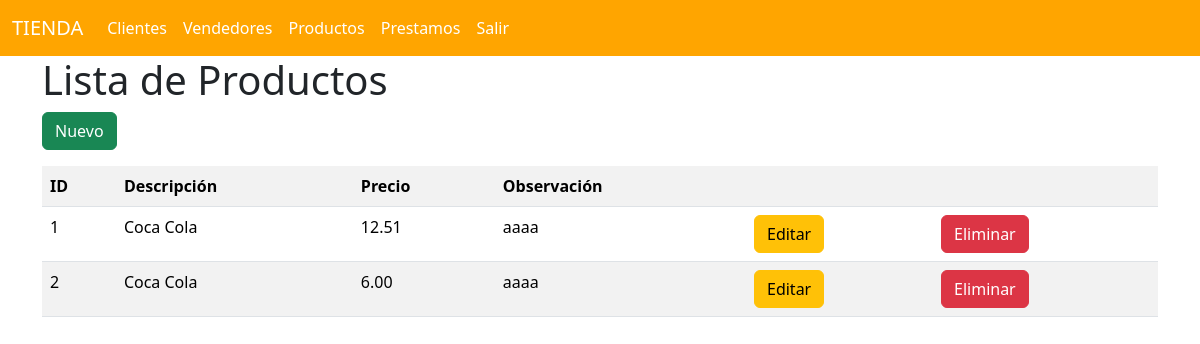
The app's page /productos/, older data.
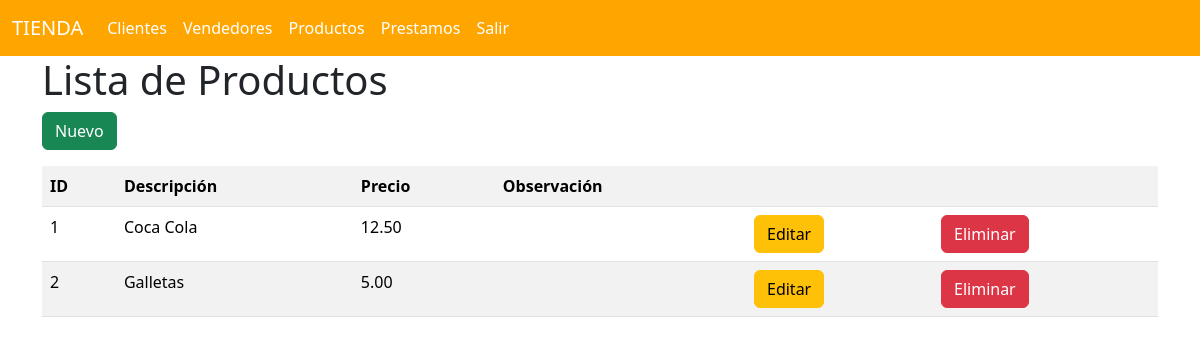
The same page, newer data.
### models/producto_model.py (models this page shows, shortened)
class Producto(db.Model):
    __tablename__ = "productos"
    id = db.Column(db.Integer, primary_key = True)
    descripcion = db.Column(db.String(100), nullable=False)
    precio = db.Column(db.Float(3,2), nullable=False)
    obs = db.Column(db.String(100), nullable=False)
    prestamos = db.relationship('Prestamo', back_populates='producto')
    @staticmethod
    def get_all():
        return Producto.query.all()

### controllers/producto_controller.py (the view)
@producto_bp.route("/")
def index():
    productos = Producto.get_all()
    return producto_view.list(productos)

### views/producto_view.py (called while the page is built)
def list(productos):
    return render_template('productos/index.html', productos=productos)

### templates/productos/index.html (shortened to what this page needs)
{% extends 'base.html' %}
{% block content %}
<h1>Lista de Productos</h1>
<a href="{{url_for('producto.create')}}" class="btn btn-success mb-3">Nuevo</a>
<table class="table table-striped">
    <tr>
        <th>ID</th>
        <th>Descripción</th>
        <th>Precio</th>
        <th>Observación</th>
        <th></th>
        <th></th>
    </tr>
    {% for item in productos %}
    <tr>
        <td>{{item.id}}</td>
        <td>{{item.descripcion}}</td>
        <td>{{item.precio | round(2)}}</td>
        <td>{{item.obs}}</td>
        <td>
            <a href="{{url_for('producto.edit', id=item.id)}}" class="btn btn-warning">Editar</a>
        </td>
        <td>
            <a href="{{url_for('producto.delete', id=item.id)}}" class="btn btn-danger">Eliminar</a>
        </td>
    </tr>
    {% endfor %}
</table>
{% endblock %}

Row changes from the older to the newer data that the page shows:
changed Producto "Coca Cola": precio "12.51" → "12.50"; obs "aaaa" → (not shown)
changed Producto id 2: descripcion "Coca Cola" → "Galletas"; precio "6.00" → "5.00"; obs "aaaa" → (not shown)
